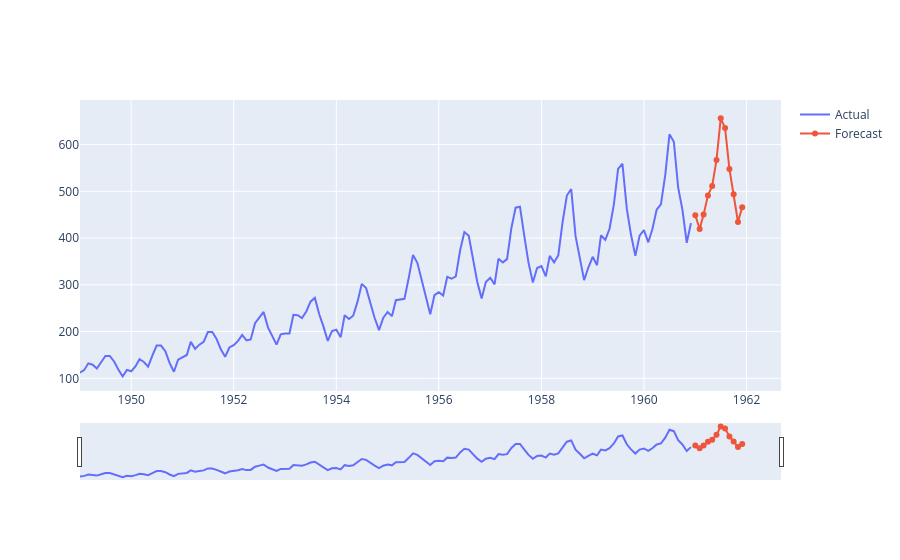

Source (notebook cell):
### Code cell
fig = go.Figure()

# lineplot dataset awal
fig.add_trace(go.Scatter(name='Actual', x=df['Date'], y=df['Passengers']))

# lineplot hasil forecasting
fig.add_trace(go.Scatter(name='Forecast', x=df_forecast['Date'], y=df_forecast['Passengers']))          # forecast

fig.update_xaxes(rangeslider_visible = True)
fig.show()

### Figure 1 — Plotly figure (JSON) as saved in the notebook; plotly's stock layout.template omitted (floating-point values rounded to 4 significant figures; data arrays with more than 128 entries replaced by an {"elided": "..."} marker saying what was removed)
{"data": [{"name": "Actual", "type": "scatter", "x": {"elided": "144 str values"}, "y": {"elided": "144 int values"}}, {"name": "Forecast", "type": "scatter", "x": ["1961-1-01", "1961-2-01", "1961-3-01", "1961-4-01", "1961-5-01", "1961-6-01", "1961-7-01", "1961-8-01", "1961-9-01", "1961-10-01", "1961-11-01", "1961-12-01"], "y": [448.8, 419.5, 450.2, 491.3, 511.2, 567.3, 656.2, 635.3, 548.0, 493.6, 434.4, 466.1]}], "layout": {"xaxis": {"rangeslider": {"visible": true}}}}
